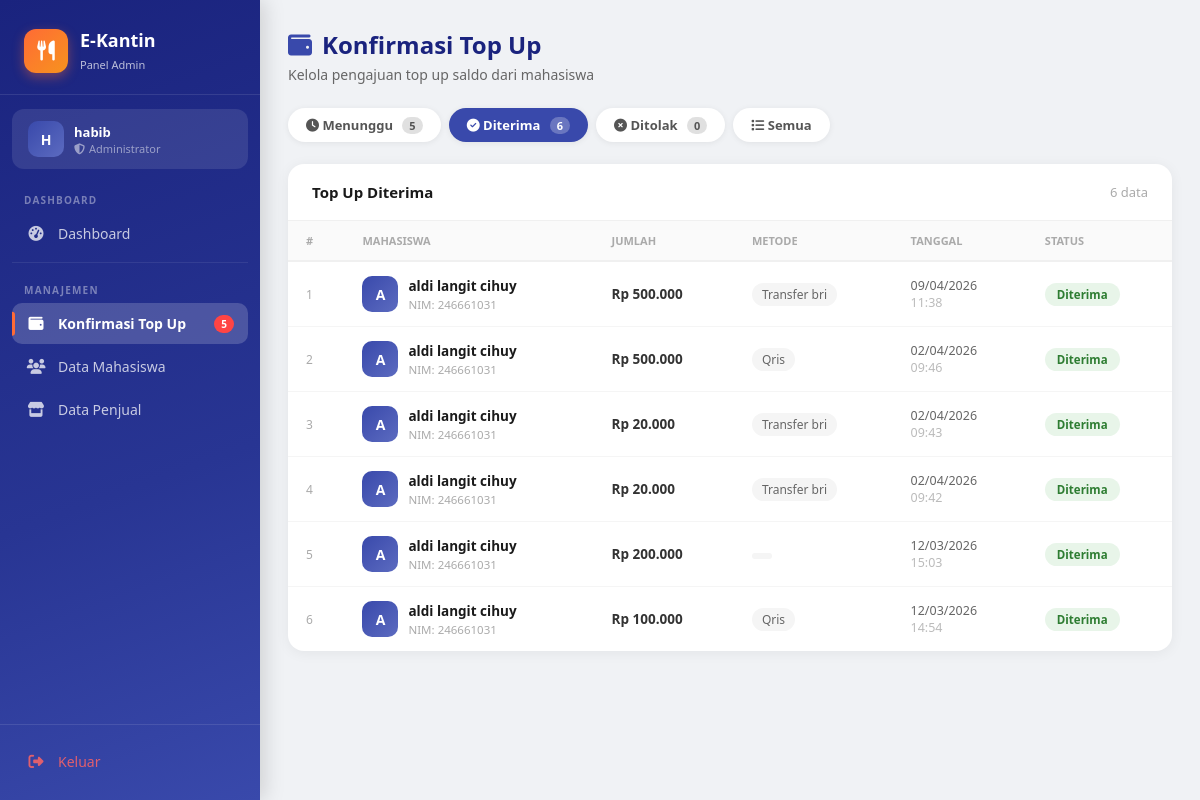
The app's page /dashboard/admin/topup.php?status=diterima (signed in) with its own data.
### tables this page shows
CREATE TABLE `topup` (
  `id_topup` int(11) NOT NULL,
  `id_user` int(11) NOT NULL,
  `jumlah` int(11) NOT NULL,
  `metode` varchar(50) DEFAULT 'transfer_bri',
  `bukti` varchar(255) DEFAULT NULL,
  `status` enum('menunggu','diterima','ditolak') DEFAULT 'menunggu',
  `catatan` text DEFAULT NULL,
  `tanggal` timestamp NOT NULL DEFAULT current_timestamp(),
  `diproses_at` timestamp NULL DEFAULT NULL
);

CREATE TABLE `users` (
  `id_user` int(11) NOT NULL,
  `nim` varchar(20) DEFAULT NULL,
  `nama` varchar(100) NOT NULL,
  `email` varchar(100) NOT NULL,
  `no_hp` varchar(20) NOT NULL,
  `password` varchar(255) NOT NULL,
  `created_at` timestamp NOT NULL DEFAULT current_timestamp() ON UPDATE current_timestamp(),
  `role` enum('mahasiswa','penjual','admin') NOT NULL DEFAULT 'mahasiswa'
);

### dashboard/admin/topup.php (the view, shortened to what this page needs)
<?php
require_once '../../includes/sidebar_admin.php';
$filter_status = $_GET['status'] ?? 'menunggu';
$where = $filter_status !== 'semua' ? "WHERE t.status = '$filter_status'" : '';
$stmt = $pdo->query("
    SELECT t.*, u.nama, u.nim, u.no_hp
    FROM topup t
    JOIN users u ON t.id_user = u.id_user
    $where
    ORDER BY t.tanggal DESC
");
$topup_list = $stmt->fetchAll();
$counts = $pdo->query("
    SELECT status, COUNT(*) as jumlah FROM topup GROUP BY status
")->fetchAll(PDO::FETCH_KEY_PAIR);
?>
<div class="page-header">
    <h1><i class="fas fa-wallet" style="color:#3949ab;margin-right:10px;"></i>Konfirmasi Top Up</h1>
    <p>Kelola pengajuan top up saldo dari mahasiswa</p>
</div>
<div class="filter-tabs">
    <a href="?status=menunggu" class="filter-tab <?= $filter_status === 'menunggu' ? 'active' : '' ?>">
        <i class="fas fa-clock"></i> Menunggu
        <span class="count"><?= $counts['menunggu'] ?? 0 ?></span>
    </a>
    <a href="?status=diterima" class="filter-tab <?= $filter_status === 'diterima' ? 'active' : '' ?>">
        <i class="fas fa-check-circle"></i> Diterima
        <span class="count"><?= $counts['diterima'] ?? 0 ?></span>
    </a>
    <a href="?status=ditolak" class="filter-tab <?= $filter_status === 'ditolak' ? 'active' : '' ?>">
        <i class="fas fa-times-circle"></i> Ditolak
        <span class="count"><?= $counts['ditolak'] ?? 0 ?></span>
    </a>
    <a href="?status=semua" class="filter-tab <?= $filter_status === 'semua' ? 'active' : '' ?>">
        <i class="fas fa-list"></i> Semua
    </a>
</div>
<div class="card">
    <div class="card-header">
        <h3>
            <?php
            $label = ['menunggu' => 'Pengajuan Menunggu Konfirmasi', 'diterima' => 'Top Up Diterima', 'ditolak' => 'Top Up Ditolak', 'semua' => 'Semua Riwayat Top Up'];
            echo $label[$filter_status];
            ?>
        </h3>
        <span><?= count($topup_list) ?> data</span>
    </div>
    <?php if (empty($topup_list)): ?>
        <div class="empty-box">
            <i class="fas fa-inbox"></i>
            <p>Tidak ada data untuk ditampilkan</p>
        </div>
    <?php else: ?>
    <div style="overflow-x:auto;">
    <table class="topup-table">
        <thead>
            <tr>
                <th>#</th>
                <th>Mahasiswa</th>
                <th>Jumlah</th>
                <th>Metode</th>
                <th>Tanggal</th>
                <th>Status</th>
            </tr>
        </thead>
        <tbody>
        <?php foreach ($topup_list as $i => $t): ?>
        <tr>
            <td style="color:#aaa;font-size:12px;"><?= $i + 1 ?></td>
            <td>
                <div class="user-cell">
                    <div class="user-avatar"><?= strtoupper(substr($t['nama'], 0, 1)) ?></div>
                    <div>
                        <div class="user-name"><?= htmlspecialchars($t['nama']) ?></div>
                        <div class="user-nim">NIM: <?= htmlspecialchars($t['nim'] ?? '-') ?></div>
                    </div>
                </div>
            </td>
            <td class="jumlah-cell">Rp <?= number_format($t['jumlah'], 0, ',', '.') ?></td>
            <td><span class="metode-cell"><?= str_replace('_', ' ', ucfirst($t['metode'])) ?></span></td>
            <td style="font-size:12.5px;color:#666;">
                <?= date('d/m/Y', strtotime($t['tanggal'])) ?><br>
                <span style="color:#bbb;"><?= date('H:i', strtotime($t['tanggal'])) ?></span>
            </td>
            <td><span class="badge badge-<?= $t['status'] ?>"><?= ucfirst($t['status']) ?></span></td>
        </tr>
        <?php endforeach; ?>
        </tbody>
    </table>
    </div>
    <?php endif; ?>
</div>
</div></body></html>

### includes/sidebar_admin.php (style rules this page uses)
* { margin: 0; padding: 0; box-sizing: border-box; }
body { font-family: 'Segoe UI', sans-serif; background: #f0f2f5; display: flex; height: 100vh; }
.user-avatar { width: 38px; height: 38px; background: linear-gradient(135deg, #ff6b35, #f7931e); border-radius: 50%; display: flex; align-items: center; justify-content: center; color: white; font-weight: 700; font-size: 15px; }
.page-header { margin-bottom: 24px; }
.page-header h1 { font-size: 24px; font-weight: 700; color: #1a237e; }
.page-header p { color: #666; font-size: 14px; margin-top: 4px; }

### dashboard/admin/topup.php (style rules this page uses)
.filter-tabs { display: flex; gap: 8px; margin-bottom: 22px; flex-wrap: wrap; }
.filter-tab { padding: 8px 18px; border-radius: 20px; text-decoration: none; font-size: 13px; font-weight: 600; transition: all 0.2s; background: white; color: #555; box-shadow: 0 1px 6px rgba(0,0,0,0.07); }
.filter-tab.active { background: #3949ab; color: white; }
.filter-tab .count { display: inline-block; margin-left: 6px; background: rgba(0,0,0,0.12); color: inherit; font-size: 11px; font-weight: 700; padding: 1px 7px; border-radius: 10px; }
.filter-tab.active .count { background: rgba(255,255,255,0.25); }
.card { background: white; border-radius: 16px; box-shadow: 0 2px 14px rgba(0,0,0,0.06); overflow: hidden; }
.card-header { padding: 18px 24px; border-bottom: 1px solid #f0f0f0; display: flex; align-items: center; justify-content: space-between; }
.card-header h3 { font-size: 15px; font-weight: 700; color: #1a1a1a; }
.card-header span { font-size: 13px; color: #aaa; }
.topup-table { width: 100%; border-collapse: collapse; }
.topup-table th { font-size: 11px; font-weight: 700; color: #aaa; text-transform: uppercase; padding: 12px 18px; text-align: left; border-bottom: 2px solid #f0f0f0; background: #fafafa; }
.topup-table td { padding: 14px 18px; font-size: 13.5px; color: #333; border-bottom: 1px solid #f5f5f5; vertical-align: middle; }
.topup-table tr:last-child td { border-bottom: none; }
.user-cell { display: flex; align-items: center; gap: 10px; }
.user-avatar { width: 36px; height: 36px; border-radius: 10px; flex-shrink: 0; background: linear-gradient(135deg, #3949ab, #5c6bc0); color: white; font-weight: 700; font-size: 14px; display: flex; align-items: center; justify-content: center; }
.user-name { font-weight: 600; color: #1a1a1a; }
.user-nim { font-size: 11.5px; color: #aaa; margin-top: 2px; }
.jumlah-cell { font-weight: 800; color: #1a237e; font-size: 14.5px; }
.metode-cell { font-size: 12px; color: #666; background: #f5f5f5; display: inline-block; padding: 3px 10px; border-radius: 20px; }
.badge { display: inline-block; padding: 4px 12px; border-radius: 12px; font-size: 11.5px; font-weight: 700; }
.badge-diterima { background: #e8f5e9; color: #2e7d32; }

### records on screen
topup: id_user.nama "A", id_user.nama "aldi langit cihuy", id_user.nim "246661031", jumlah "500.000", metode "Transfer bri", tanggal "09/04/2026", tanggal "11:38", status "Diterima"
topup: id_user.nama "A", id_user.nama "aldi langit cihuy", id_user.nim "246661031", jumlah "500.000", metode "Qris", tanggal "02/04/2026", tanggal "09:46", status "Diterima"
topup: id_user.nama "A", id_user.nama "aldi langit cihuy", id_user.nim "246661031", jumlah "20.000", metode "Transfer bri", tanggal "02/04/2026", tanggal "09:43", status "Diterima"
topup: id_user.nama "A", id_user.nama "aldi langit cihuy", id_user.nim "246661031", jumlah "20.000", metode "Transfer bri", tanggal "02/04/2026", tanggal "09:42", status "Diterima"
topup: id_user.nama "A", id_user.nama "aldi langit cihuy", id_user.nim "246661031", jumlah "200.000", tanggal "12/03/2026", tanggal "15:03", status "Diterima"
topup: id_user.nama "A", id_user.nama "aldi langit cihuy", id_user.nim "246661031", jumlah "100.000", metode "Qris", tanggal "12/03/2026", tanggal "14:54", status "Diterima"

### other values on screen
substr($_SESSION['user']['nama'], 0, 1) "H"
$_SESSION['user']['nama'] "habib"
$topup_pending "5"
$counts['menunggu'] "5"
$counts['diterima'] "6"
$counts['ditolak'] "0"
$label[$filter_status] "Top Up Diterima"
count($topup_list) "6"
